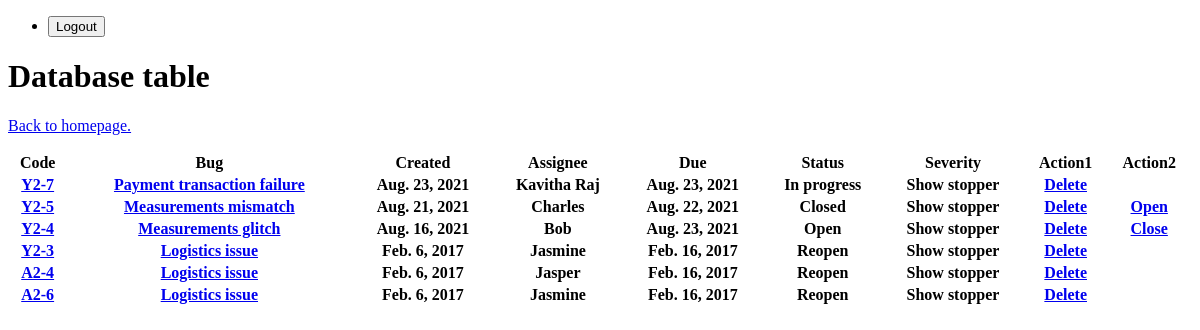
Before: /view_database/ with the older database file.
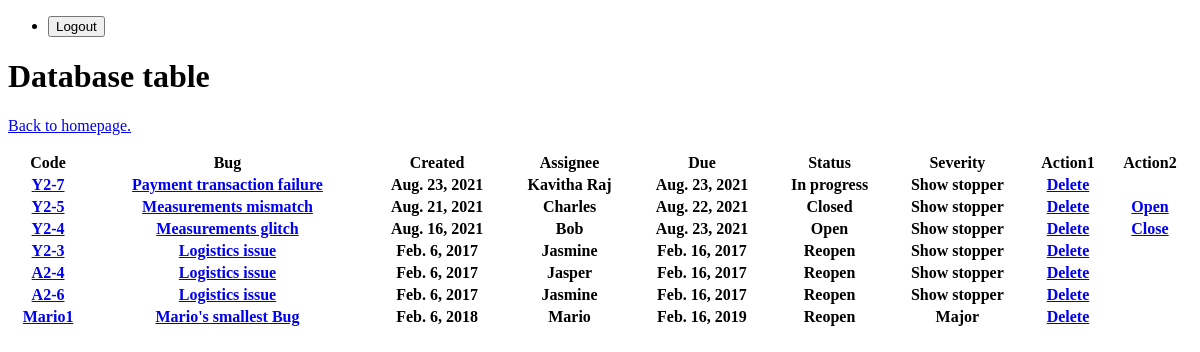
After: the same page with the newer database file.
### tickets/models.py (models this page shows, shortened)
class Ticket(models.Model):
    code = models.CharField(max_length=7)
    bug = models.CharField(max_length=50)
    created = models.DateField(null=True)
    assignee = models.CharField(max_length=50)
    due = models.DateField(null=True)
    status = models.CharField(max_length=20)
    severity = models.CharField(max_length=20, choices=STATUS_CHOICES, default="major")
    user = models.ForeignKey(User, on_delete=models.CASCADE)
    template = models.ForeignKey(TicketTemplate, on_delete=models.CASCADE, null=True)

### tickets/views.py (the view)
# urls.py: path('view_database/', views.view_database, name="database_view"),
def view_database(request):
    data = Ticket.objects.all()
    return TemplateResponse(request, "ticket_data.html", {"data1": data})

### tickets/templates/ticket_data.html
{% extends 'base_layout.html' %}
{% block content %}
    <h1>Database table</h1>
    <p><a href="/">Back to homepage.</a></p>
    <div class = "tickets">
        <table style="width:100%">
            <tr>
                <th>Code</th>
                <th>Bug</th>
                <th>Created</th>
                <th>Assignee</th>
                <th>Due</th>
                <th>Status</th>
                <th>Severity</th>
                <th>Action1</th>
                <th>Action2</th>
            </tr>
        {% for entry in data1 %}
            <tr>
                <th><a href="/edit/{{entry.id}}/">{{entry.code}}</a></th>
                <th><a href="/comments/{{entry.id}}/">{{entry.bug}}</a></th>
                <th>{{entry.created}}</th>
                <th>{{entry.assignee}}</th>
                <th>{{entry.due}}</th>
                <th>{{entry.status}}</th>
                <th>{{entry.get_severity_display}}</th>
                <th><a href="/delete/{{entry.id}}/">Delete</a></th>
                <th><a href="/change_status/{{entry.id}}/">
                    {% if entry.status == "Closed" %}
                        Open
                    {% elif entry.status == "Open" %}
                        Close
                    {% endif %}
                </a></th>
            </tr>
        {% endfor %}
        </table>
    </div>
{% endblock %}

### templates/base_layout.html (shortened to what this page needs)
<!DOCTYPE html>
<html lang="en">
<head>
</head>
    <body>
        <header class="wrapper">
            <nav>
                <ul>
                    <li>
                        <form class="logout-link" action="{% url 'accounts:logout' %}" method="post">
                            <button type="submit">Logout</button>
                        </form>
                    </li>
                </ul>
            </nav>
        </header>
        <div class="wrapper">
            {% block content %}
            {% endblock %}
        </div>
    </body>
</html>

Changed rows visible on the page:
added Ticket: code "Mario1", bug "Mario's smallest Bug", created "Feb. 6, 2018", assignee "Mario", due "Feb. 16, 2019", status "Reopen", severity "Major"
